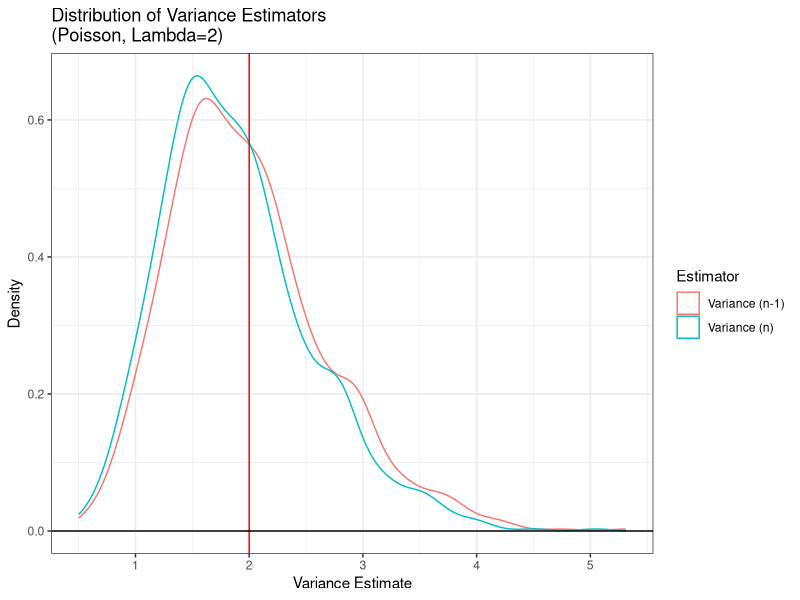
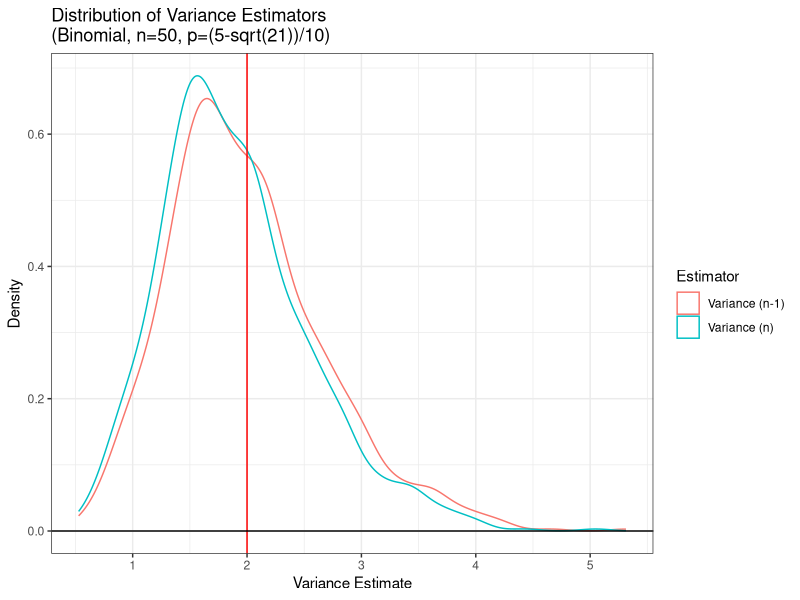
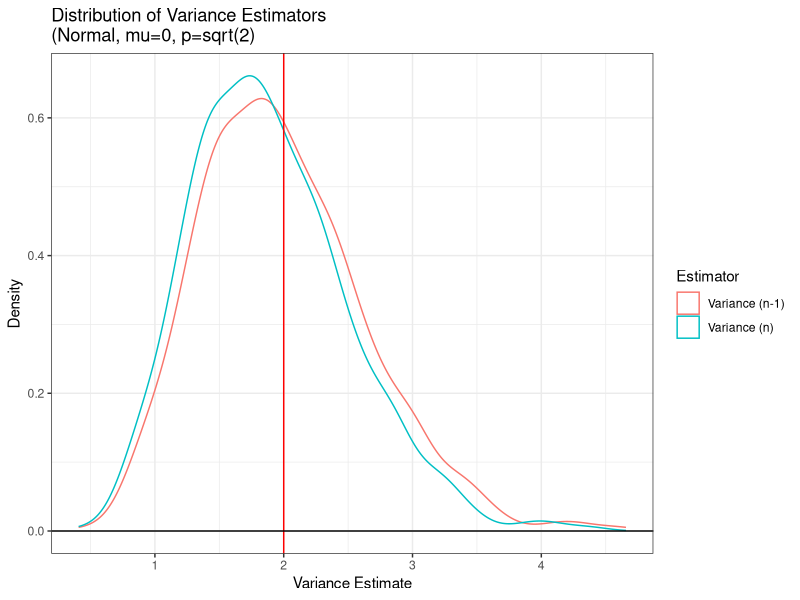
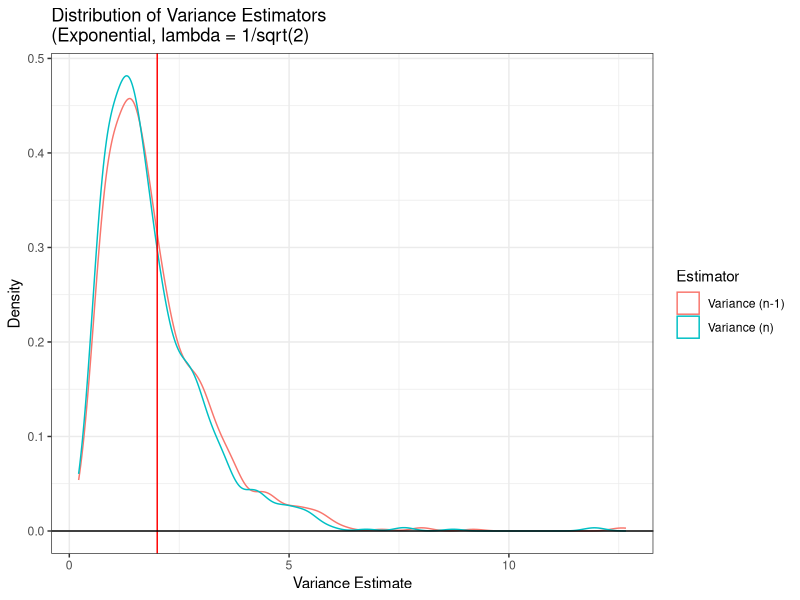
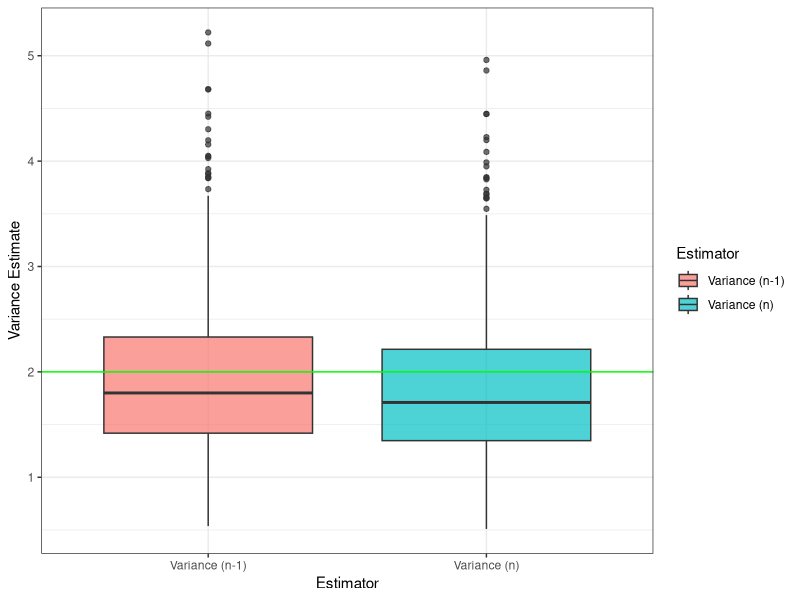
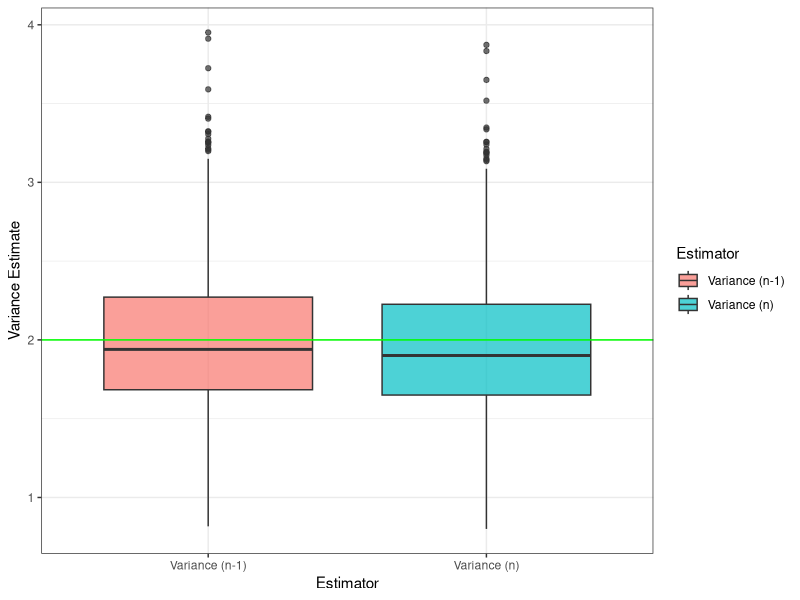
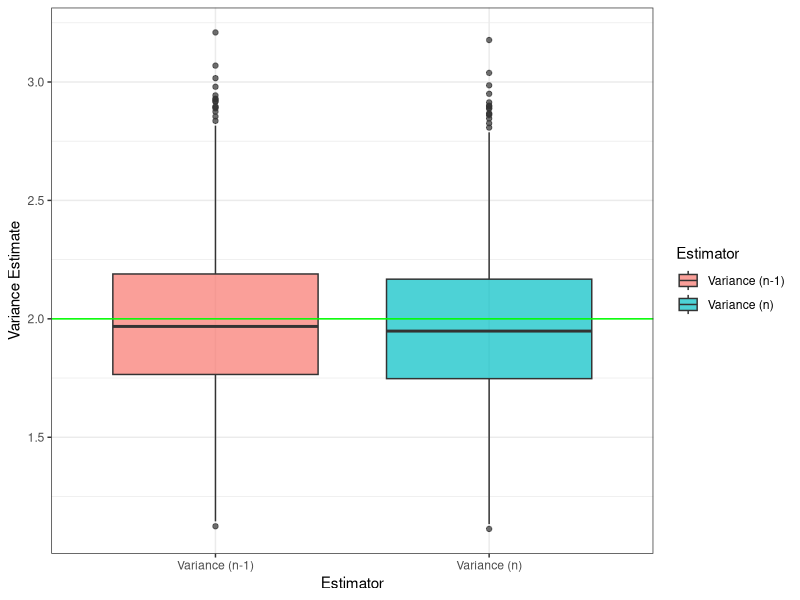
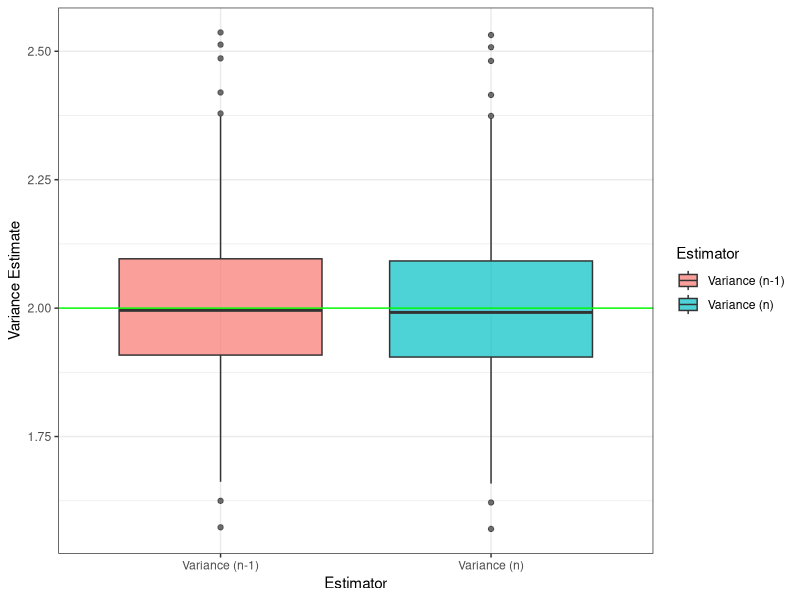

R code for these plots, in order:
## ---- chunk 1
#| echo: false

default_chunk_hook  <- knitr::knit_hooks$get("chunk")

latex_font_size <- c("Huge", "huge", "LARGE", "Large", 
                     "large", "normalsize", "small", 
                     "footnotesize", "scriptsize", "tiny")

knitr::knit_hooks$set(chunk = function(x, options) {
  x <- default_chunk_hook(x, options)
  if(options$size %in% latex_font_size) {
    paste0("\n \\", options$size, "\n\n", 
      x, 
      "\n\n \\normalsize"
    )
  } else {
    x
  }
})
## ---- chunk 2
#| label: load-packages
#| include: false
library(tidyverse)
library(patchwork)
library(knitr)
## ---- chunk 3
set.seed(7272)

var.n1 = NA #initialized vector for S_{n-1}^2
var.n = NA #initialized vector for S_{n}^2
n = 20
var.true = 2

for(i in 1:1000){
  x = rpois(n = n, lambda = 2)
  mean.val = sum(x) / n
  sqr.dev = (x-mean.val)^2
  
  var.n1[i] = sum(sqr.dev) / (n-1)
  var.n[i] = sum(sqr.dev) / n
}

# Compare estimators
bias.n1 = mean(var.n1 - var.true)
bias.n = mean(var.n - var.true)

precision.n1 = 1/var(var.n1)
precision.n = 1/var(var.n)

mse.n1 = bias.n1^2 + var(var.n1)
mse.n = bias.n^2 + var(var.n)

# Create numerical table
poisson.comparison = tibble(
  Estimator = c("Variance (n-1)", "Variance (n)"),
  Bias = c(bias.n1, bias.n),
  Precision = c(precision.n1,precision.n),
  MSE = c(mse.n1, mse.n)
)

poisson.comparison |>
  knitr::kable(digits = 2, caption = "Poisson Variance Estimator Comparison")

# Create Plots
ggdat = tibble(
  value = c(var.n1, var.n),
  estimator = rep(c("Variance (n-1)", "Variance (n)"), each = 1000)
)

ggdat |> ggplot() +
  geom_density(aes(x=value, color=estimator))+
  geom_vline(xintercept = var.true, col = "red") +
  geom_hline(yintercept = 0) +
  theme_bw() +
  labs(x = "Variance Estimate", 
       y = "Density",
       color = "Estimator") +
  ggtitle("Distribution of Variance Estimators\n(Poisson, Lambda=2)")
## ---- chunk 4
set.seed(7272)

var.n1 = NA #initialized vector for S_{n-1}^2
var.n = NA #initialized vector for S_{n}^2
n = 20
var.true = 2

for(i in 1:1000){
  x = rbinom(n,50,(5-sqrt(21))/10)
  mean.val = sum(x) / n
  sqr.dev = (x-mean.val)^2
  
  var.n1[i] = sum(sqr.dev) / (n-1)
  var.n[i] = sum(sqr.dev) / n
}

# Compare estimators
bias.n1 = mean(var.n1 - var.true)
bias.n = mean(var.n - var.true)

precision.n1 = 1/var(var.n1)
precision.n = 1/var(var.n)

mse.n1 = bias.n1^2 + var(var.n1)
mse.n = bias.n^2 + var(var.n)

# Create numerical table
binom.comparison = tibble(
  Estimator = c("Variance (n-1)", "Variance (n)"),
  Bias = c(bias.n1, bias.n),
  Precision = c(precision.n1,precision.n),
  MSE = c(mse.n1, mse.n)
)

binom.comparison |>
  knitr::kable(digits = 2, caption = "Binomial Variance Estimator Comparison")

# Create Plots
ggdat = tibble(
  value = c(var.n1, var.n),
  estimator = rep(c("Variance (n-1)", "Variance (n)"), each = 1000)
)

ggdat |> ggplot() +
  geom_density(aes(x=value, color=estimator))+
  geom_vline(xintercept = var.true, col = "red") +
  geom_hline(yintercept = 0) +
  theme_bw() +
  labs(x = "Variance Estimate", 
       y = "Density",
       color = "Estimator") +
  ggtitle("Distribution of Variance Estimators\n(Binomial, n=50, p=(5-sqrt(21))/10)")
## ---- chunk 5
set.seed(7272)

var.n1 = NA #initialized vector for S_{n-1}^2
var.n = NA #initialized vector for S_{n}^2
n = 20
var.true = 2

for(i in 1:1000){
  x = rnorm(n,0,sqrt(2))
  mean.val = sum(x) / n
  sqr.dev = (x-mean.val)^2
  
  var.n1[i] = sum(sqr.dev) / (n-1)
  var.n[i] = sum(sqr.dev) / n
}

# Compare estimators
bias.n1 = mean(var.n1 - var.true)
bias.n = mean(var.n - var.true)

precision.n1 = 1/var(var.n1)
precision.n = 1/var(var.n)

mse.n1 = bias.n1^2 + var(var.n1)
mse.n = bias.n^2 + var(var.n)

# Create numerical table
norm.comparison = tibble(
  Estimator = c("Variance (n-1)", "Variance (n)"),
  Bias = c(bias.n1, bias.n),
  Precision = c(precision.n1,precision.n),
  MSE = c(mse.n1, mse.n)
)

norm.comparison |>
  knitr::kable(digits = 2, caption = "Normal Dist. Variance Estimator Comparison")

# Create Plots
ggdat = tibble(
  value = c(var.n1, var.n),
  estimator = rep(c("Variance (n-1)", "Variance (n)"), each = 1000)
)

ggdat |> ggplot() +
  geom_density(aes(x=value, color=estimator))+
  geom_vline(xintercept = var.true, col = "red") +
  geom_hline(yintercept = 0) +
  theme_bw() +
  labs(x = "Variance Estimate", 
       y = "Density",
       color = "Estimator") +
  ggtitle("Distribution of Variance Estimators\n(Normal, mu=0, p=sqrt(2)")
## ---- chunk 6
set.seed(7272)

var.n1 = NA #initialized vector for S_{n-1}^2
var.n = NA #initialized vector for S_{n}^2
n = 20
var.true = 2

for(i in 1:1000){
  x = rexp(n,rate=1/sqrt(2))
  mean.val = sum(x) / n
  sqr.dev = (x-mean.val)^2
  
  var.n1[i] = sum(sqr.dev) / (n-1)
  var.n[i] = sum(sqr.dev) / n
}

# Compare estimators
bias.n1 = mean(var.n1 - var.true)
bias.n = mean(var.n - var.true)

precision.n1 = 1/var(var.n1)
precision.n = 1/var(var.n)

mse.n1 = bias.n1^2 + var(var.n1)
mse.n = bias.n^2 + var(var.n)

# Create numerical table
exp.comparison = tibble(
  Estimator = c("Variance (n-1)", "Variance (n)"),
  Bias = c(bias.n1, bias.n),
  Precision = c(precision.n1,precision.n),
  MSE = c(mse.n1, mse.n)
)

exp.comparison |>
  knitr::kable(digits = 2, caption = "Exp. Distr. Variance Estimator Comparison")

# Create Plots
ggdat = tibble(
  value = c(var.n1, var.n),
  estimator = rep(c("Variance (n-1)", "Variance (n)"), each = 1000)
)

ggdat |> ggplot() +
  geom_density(aes(x=value, color=estimator))+
  geom_vline(xintercept = var.true, col = "red") +
  geom_hline(yintercept = 0) +
  theme_bw() +
  labs(x = "Variance Estimate", 
       y = "Density",
       color = "Estimator") +
  ggtitle("Distribution of Variance Estimators\n(Exponential, lambda = 1/sqrt(2)")
## ---- chunk 7
#| echo=FALSE

distr.simulator = function(n, var.true, distr.name, title.name){
  set.seed(7272)

  var.n1 = NA
  var.n = NA

  for(i in 1:1000){
  
  x = case_when(
      distr.name == "poisson"  ~ rpois(n, 2),
      distr.name == "binomial" ~ rbinom(n, 50, (5 - sqrt(21))/10),
      distr.name == "normal"  ~ rnorm(n, 0, sqrt(2)),
      distr.name == "exponential"   ~ rexp(n, 1/sqrt(2))
    )

  mean.val = sum(x) / n
  sqr.dev = (x-mean.val)^2
  
  var.n1[i] = sum(sqr.dev) / (n-1)
  var.n[i] = sum(sqr.dev) / n
}

bias.n1 = mean(var.n1 - var.true)
bias.n = mean(var.n - var.true)

precision.n1 = 1/var(var.n1)
precision.n = 1/var(var.n)

mse.n1 = bias.n1^2 + var(var.n1)
mse.n = bias.n^2 + var(var.n)
  
comparison = tibble(
  Estimator = c("Variance (n-1)", "Variance (n)"),
  Bias = c(bias.n1, bias.n),
  Precision = c(precision.n1,precision.n),
  MSE = c(mse.n1, mse.n)
)


ggdat = tibble(
  value = c(var.n1, var.n),
  estimator = rep(c("Variance (n-1)", "Variance (n)"), each = 1000)
)

box.plot = ggdat |> ggplot(aes(x = estimator, 
                               y = value, 
                               fill = estimator)) +
  geom_boxplot(alpha=0.7) +
  geom_hline(yintercept = var.true, col = "green") +
  theme_bw() +
  labs(x = "Estimator",
       y = "Variance Estimate",
       fill = "Estimator")

density.plot = ggdat |> ggplot(aes(x=value, color=estimator)) +
  geom_density()+
  geom_vline(xintercept = var.true, col = "red") +
  geom_hline(yintercept = 0) +
  theme_bw() +
  labs(x = "Variance Estimate", 
       y = "Density",
       color = "Estimator") +
  ggtitle(title.name)

return(list(
    table = comparison,
    box.plot = box.plot,
    density.plot = density.plot
  ))

}
## ---- chunk 8
#| echo=FALSE

pois20 = distr.simulator(20, 2, "poisson", "Poisson, n = 20")
pois50 = distr.simulator(50, 2, "poisson", "Poisson, n = 50")
pois100 = distr.simulator(100, 2, "poisson", "Poisson, n = 100")
pois500 = distr.simulator(500, 2, "poisson", "Poisson, n = 500")

poisson.table = tibble(
  n = c(20, 50, 100, 500),
  `Bias (n-1)` = c(pois20$table$Bias[1], pois50$table$Bias[1], 
                   pois100$table$Bias[1], pois500$table$Bias[1]
  ),
  `Bias (n)` = c(pois20$table$Bias[2], pois50$table$Bias[2], 
                 pois100$table$Bias[2], pois500$table$Bias[2]
  ),               
  `Precision (n-1)` = c(pois20$table$Precision[1], pois50$table$Precision[1], 
                        pois100$table$Precision[1], pois500$table$Precision[1]
  ),                      
  `Precision (n)` = c(pois20$table$Precision[2],      
                      pois50$table$Precision[2], 
                      pois100$table$Precision[2], pois500$table$Precision[2]
  ),
  `MSE (n-1)` = c(pois20$table$MSE[1], pois50$table$MSE[1], 
                  pois100$table$MSE[1], pois500$table$MSE[1]
  ),                
  `MSE (n)` = c(pois20$table$MSE[2], pois50$table$MSE[2], 
                pois100$table$MSE[2], pois500$table$MSE[2]
  )
)


poisson.table |>
  knitr::kable(digits = 4,
               caption = "Poisson Variance Estimators Across Sample Sizes")

# Plots (didn't use patchwork because they were too small)
pois20$box.plot
pois50$box.plot
pois100$box.plot
pois500$box.plot
## ---- chunk 9
#| echo=FALSE
binom20 = distr.simulator(20, 2, "binomial", "Binomial, n = 20")
binom50 = distr.simulator(50, 2, "binomial", "Binomial, n = 50")
binom100 = distr.simulator(100, 2, "binomial", "Binomial, n = 100")
binom500 = distr.simulator(500, 2, "binomial", "Binomial, n = 500")

binom.table = tibble(
  n = c(20, 50, 100, 500),
  `Bias (n-1)` = c(binom20$table$Bias[1], binom50$table$Bias[1], 
                   binom100$table$Bias[1], binom500$table$Bias[1]
  ),
  `Bias (n)` = c(binom20$table$Bias[2], binom50$table$Bias[2], 
                 binom100$table$Bias[2], binom500$table$Bias[2]
  ),               
  `Precision (n-1)` = c(binom20$table$Precision[1], binom50$table$Precision[1], 
                        binom100$table$Precision[1], binom500$table$Precision[1]
  ),                      
  `Precision (n)` = c(binom20$table$Precision[2],      
                      binom50$table$Precision[2], 
                      binom100$table$Precision[2], binom500$table$Precision[2]
  ),
  `MSE (n-1)` = c(binom20$table$MSE[1], binom50$table$MSE[1], 
                  binom100$table$MSE[1], binom500$table$MSE[1]
  ),                
  `MSE (n)` = c(binom20$table$MSE[2], binom50$table$MSE[2], 
                binom100$table$MSE[2], binom500$table$MSE[2]
  )
)


binom.table |>
  knitr::kable(digits = 4,
               caption = "Binomial Variance Estimators Across Sample Sizes")

# Plots (didn't use patchwork because they were too small)
binom20$box.plot
binom50$box.plot
binom100$box.plot
binom500$box.plot
## ---- chunk 10
#| echo=FALSE
norm20 = distr.simulator(20, 2, "normal", "Normal, n = 20")
norm50 = distr.simulator(50, 2, "normal", "Normal, n = 50")
norm100 = distr.simulator(100, 2, "normal", "Normal, n = 100")
norm500 = distr.simulator(500, 2, "normal", "Normal, n = 500")

norm.table = tibble(
  n = c(20, 50, 100, 500),
  `Bias (n-1)` = c(norm20$table$Bias[1], norm50$table$Bias[1], 
                   norm100$table$Bias[1], norm500$table$Bias[1]
  ),
  `Bias (n)` = c(norm20$table$Bias[2], norm50$table$Bias[2], 
                 norm100$table$Bias[2], norm500$table$Bias[2]
  ),               
  `Precision (n-1)` = c(norm20$table$Precision[1], norm50$table$Precision[1], 
                        norm100$table$Precision[1], norm500$table$Precision[1]
  ),                      
  `Precision (n)` = c(norm20$table$Precision[2],      
                      norm50$table$Precision[2], 
                      norm100$table$Precision[2], norm500$table$Precision[2]
  ),
  `MSE (n-1)` = c(norm20$table$MSE[1], norm50$table$MSE[1], 
                  norm100$table$MSE[1], norm500$table$MSE[1]
  ),                
  `MSE (n)` = c(norm20$table$MSE[2], norm50$table$MSE[2], 
                norm100$table$MSE[2], norm500$table$MSE[2]
  )
)


norm.table |>
  knitr::kable(digits = 4,
               caption = "Normal Distribution Variance Estimators Across Sample Sizes")

# Plots (didn't use patchwork because they were too small)
norm20$box.plot
norm50$box.plot
norm100$box.plot
norm500$box.plot
## ---- chunk 11
#| echo=FALSE
exp20 = distr.simulator(20, 2, "exponential", "Exponential, n = 20")
exp50 = distr.simulator(50, 2, "exponential", "Exponential, n = 50")
exp100 = distr.simulator(100, 2, "exponential", "Exponential, n = 100")
exp500 = distr.simulator(500, 2, "exponential", "Exponential, n = 500")

exp.table = tibble(
  n = c(20, 50, 100, 500),
  `Bias (n-1)` = c(exp20$table$Bias[1], exp50$table$Bias[1], 
                   exp100$table$Bias[1], exp500$table$Bias[1]
  ),
  `Bias (n)` = c(exp20$table$Bias[2], exp50$table$Bias[2], 
                 exp100$table$Bias[2], exp500$table$Bias[2]
  ),               
  `Precision (n-1)` = c(exp20$table$Precision[1], exp50$table$Precision[1], 
                        exp100$table$Precision[1], exp500$table$Precision[1]
  ),                      
  `Precision (n)` = c(exp20$table$Precision[2],      
                      exp50$table$Precision[2], 
                      exp100$table$Precision[2], exp500$table$Precision[2]
  ),
  `MSE (n-1)` = c(exp20$table$MSE[1], exp50$table$MSE[1], 
                  exp100$table$MSE[1], exp500$table$MSE[1]
  ),                
  `MSE (n)` = c(exp20$table$MSE[2], exp50$table$MSE[2], 
                exp100$table$MSE[2], exp500$table$MSE[2]
  )
)


exp.table |>
  knitr::kable(digits = 4,
               caption = "Exponential Distribution Variance Estimators Across Sample Sizes")

# Plots (didn't use patchwork because they were too small)
exp20$box.plot
exp50$box.plot
exp100$box.plot
exp500$box.plot
## ---- chunk 12
pois20$density.plot
pois50$density.plot
pois100$density.plot
pois500$density.plot

binom20$density.plot
binom50$density.plot
binom100$density.plot
binom500$density.plot

norm20$density.plot
norm50$density.plot
norm100$density.plot
norm500$density.plot


exp20$density.plot
exp50$density.plot
exp100$density.plot
exp500$density.plot
## ---- chunk 13
#| echo=FALSE

distr.bootstrap = function(n, var.true, distr.name, title.name){

  var.n1 = NA
  var.n = NA

 x.orig = case_when(
      distr.name == "poisson"  ~ rpois(n, 2),
      distr.name == "binomial" ~ rbinom(n, 50, (5 - sqrt(21))/10),
      distr.name == "normal"  ~ rnorm(n, 0, sqrt(2)),
      distr.name == "exponential"   ~ rexp(n, 1/sqrt(2))
    )

  for(i in 1:1000){
  
  x = sample(x.orig, size = n, replace = TRUE)

  mean.val = sum(x) / n
  sqr.dev = (x-mean.val)^2
  
  var.n1[i] = sum(sqr.dev) / (n-1)
  var.n[i] = sum(sqr.dev) / n
}

bias.n1 = mean(var.n1 - var.true)
bias.n = mean(var.n - var.true)

precision.n1 = 1/var(var.n1)
precision.n = 1/var(var.n)

mse.n1 = bias.n1^2 + var(var.n1)
mse.n = bias.n^2 + var(var.n)
  
comparison = tibble(
  Estimator = c("Variance (n-1)", "Variance (n)"),
  Bias = c(bias.n1, bias.n),
  Precision = c(precision.n1,precision.n),
  MSE = c(mse.n1, mse.n)
)


ggdat = tibble(
  value = c(var.n1, var.n),
  estimator = rep(c("Variance (n-1)", "Variance (n)"), each = 1000)
)

plot = ggdat |> ggplot() +
  geom_density(aes(x=value, color=estimator))+
  geom_vline(xintercept = var.true, col = "red") +
  geom_hline(yintercept = 0) +
  theme_bw() +
  labs(x = "Variance Estimate", 
       y = "Density",
       color = "Estimator") +
  ggtitle(title.name)

return(list(
    table = comparison,
    plot = plot
  ))
}
## ---- chunk 14
#| echo=FALSE

set.seed(2567)

pois.boot = distr.bootstrap(100, 2, "poisson", "Bootstrap: Poisson, n = 100")
binom.boot = distr.bootstrap(100, 2, "binomial", "Bootstrap: Binomial, n = 100")
norm.boot = distr.bootstrap(100, 2, "normal", "Bootstrap: Normal, n = 100")
exp.boot = distr.bootstrap(100, 2, "exponential", "Bootstrap: Exponential, n = 100")

boot.table = tibble(
  Distribution = c("Poisson", "Binomial", "Normal","Exponential"),
  `Bias (n-1)` = c(pois.boot$table$Bias[1], binom.boot$table$Bias[1], 
                   norm.boot$table$Bias[1], exp.boot$table$Bias[1]),
  `Bias (n)` = c(pois.boot$table$Bias[2], binom.boot$table$Bias[2], 
                   norm.boot$table$Bias[2], exp.boot$table$Bias[2]),
  `Precision (n-1)` = c(pois.boot$table$Precision[1], binom.boot$table$Precision[1],
                        norm.boot$table$Precision[1], exp.boot$table$Precision[1]),
  `Precision (n)` = c(pois.boot$table$Precision[2], binom.boot$table$Precision[2],
                        norm.boot$table$Precision[2], exp.boot$table$Precision[2]),
  `MSE (n-1)` = c(pois.boot$table$MSE[1], binom.boot$table$MSE[1],
                        norm.boot$table$MSE[1], exp.boot$table$MSE[1]),
  `MSE (n)` = c(pois.boot$table$MSE[2], binom.boot$table$MSE[2],
                        norm.boot$table$MSE[2], exp.boot$table$MSE[2])
)

boot.table |>
  knitr::kable(digits = 4,
               caption = "Bootstrap Variance Estimators Across Distributions")

## ---- chunk 15
pois.boot$plot
binom.boot$plot
norm.boot$plot
exp.boot$plot
